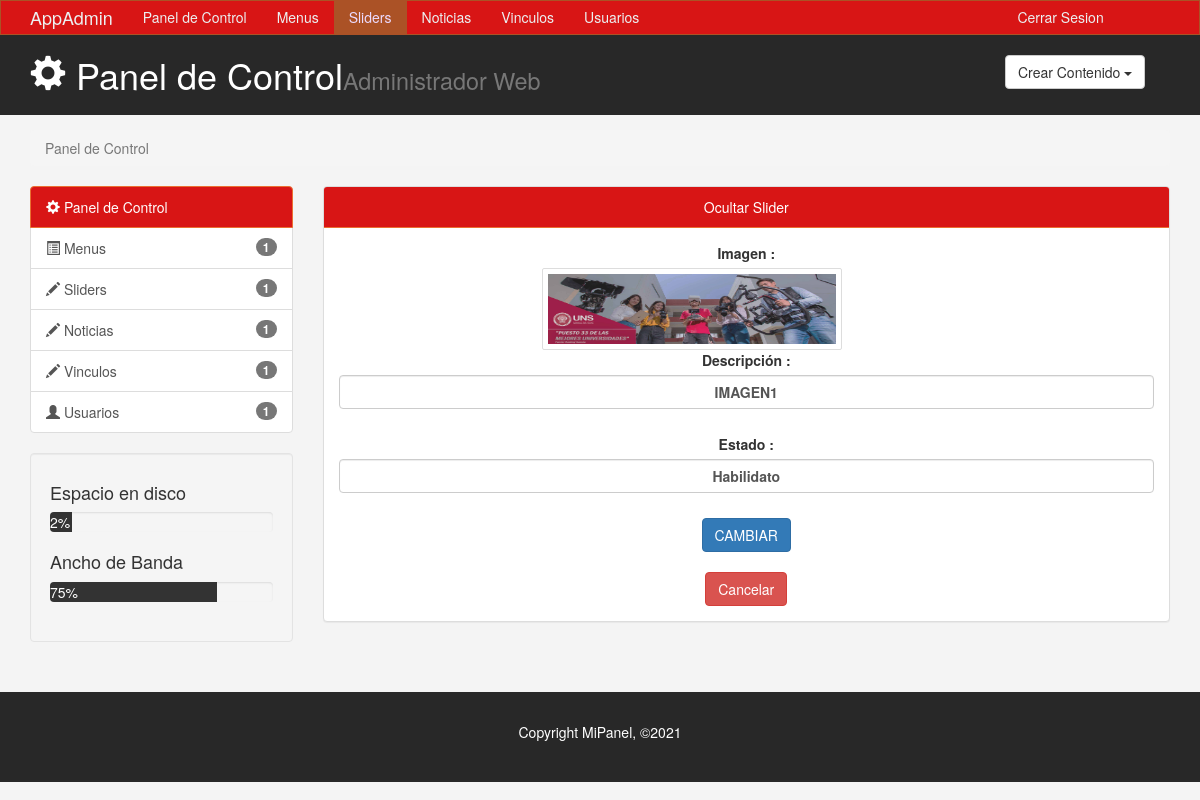
Screenshot of /admin3/verSlider.php?id=1 with the database file from the repository.
### tables this page shows
CREATE TABLE `sliders` (
  `id_slider` int(11) NOT NULL,
  `descripcion` varchar(100) DEFAULT NULL,
  `ruta_imagen` varchar(100) NOT NULL,
  `estado` int(11) NOT NULL
);

### admin3/verSlider.php (the view, shortened to what this page needs)
<!DOCTYPE html>
<html lang="es">
  <head>
    <link href="css/bootstrap.min.css" rel="stylesheet">
    <link rel="stylesheet" type="text/css" href="css/estilos.css">
     <link rel="stylesheet" type="text/css" href="js/select2/css/select2.css">
<link rel="stylesheet" type="text/css" href="js/alertifyjs/css/alertify.css">
    <link rel="stylesheet" type="text/css" href="js/alertifyjs/css/themes/default.css">
  </head>
  <body>
    <nav class="navbar navbar-default">
      <div class="container">
        <div class="navbar-header">
          <a class="navbar-brand" href="#">AppAdmin</a>
        </div>
        <div id="navbar" class="collapse navbar-collapse">
          <ul class="nav navbar-nav">
             <li><a href="index.html">Panel de Control</a></li>
            <li><a href="Menus.php">Menus</a></li>
            <li class="active"><a href="Slider.php">Sliders</a></li>
            <li><a href="Noticias.php">Noticias</a></li>
            <li><a href="Vinculos.php">Vinculos</a></li>
            <li><a href="usuarios.php">Usuarios</a></li>
            <li style="position: absolute;margin-left: 73%;"><a href="plogin.php">Cerrar Sesion</a></li>
          </ul>
        </div>
      </div>
    </nav>
<header id="header">
 <div class="container">
   <div class="row">
     <div class="col-md-10">
       <h1><span class="glyphicon glyphicon-cog"></span> Panel de Control<small>Administrador Web</small></h1>
     </div>
     <div class="col-md-2">
        <div class="dropdown crear">
            <button class="btn btn-default dropdown-toggle" type="button" id="dropdownMenu1" data-toggle="dropdown" aria-haspopup="true" aria-expanded="true">
              Crear Contenido
              <span class="caret"></span>
            </button>
      </div>
     </div>
   </div>
 </div>
</header>
<section id="breadcrumb">
  <div class="container">
    <ol class="breadcrumb">
      <li class="active">Panel de Control</li>
    </ol>
  </div>
</section>
<section id="main">
  <div class="container">
    <div class="row">
      <div class="col-md-3">
        <div class="list-group">
          <a href="#" class="list-group-item active color-principal">
            <span class="glyphicon glyphicon-cog"></span> Panel de Control
          </a>
          <a href="paginas.html" class="list-group-item"><span class="glyphicon glyphicon-list-alt"></span> Menus <span class="badge">1</span></a>
          <a href="entradas.html" class="list-group-item"><span class="glyphicon glyphicon-pencil"></span> <span class="badge">1</span> Sliders</a>
          <a href="entradas.html" class="list-group-item"><span class="glyphicon glyphicon-pencil"></span> <span class="badge">1</span> Noticias</a>
          <a href="entradas.html" class="list-group-item"><span class="glyphicon glyphicon-pencil"></span> <span class="badge">1</span> Vinculos</a>
          <a href="usuarios.html" class="list-group-item"><span class="glyphicon glyphicon-user"></span> <span class="badge">1</span> Usuarios</a>
        </div>
        <div class="well">
          <h4>Espacio en disco</h4>
          <div class="progress">
            <div class="barra-progreso" role="progressbar" aria-valuenow="60" aria-valuemin="0" aria-valuemax="100" style="width: 10%;"> 2%
            </div>
          </div>
          <h4>Ancho de Banda</h4>
          <div class="progress">
            <div class="barra-progreso" role="progressbar" aria-valuenow="75" aria-valuemin="0" aria-valuemax="100" style="width: 75%;"> 75%
            </div>
          </div>
        </div>
      </div>
            <?php
            include("contolador/conexion.php");
            $id=$_REQUEST['id'];
            $solicitud="SELECT * FROM sliders where id_slider='$id'";
            $resultado=mysqli_query($conexion,$solicitud);
            while ($fila = mysqli_fetch_row($resultado)) {
                ?>
     <div class="col-md-9 text-center">
      <div class="panel panel-default">
          <div class="panel-heading">Ocultar Slider</div>
          <div class="panel-body">
          <form action="modelo/ocultarSlider.php" method="post" enctype="multipart/form-data">
          <label>Imagen :</label><br>
          <div  class="form-group" id="preview" >
          <img src="<?php echo $fila[2] ?>"  width="120" height="70" />
          </div>
          <label>Descripción :</label><br>
          <label  class="form-control" name="descripcion" id="descripcion" rows="5" cols="50"><?php echo $fila[1] ?></label ><br>
          <label>Estado :</label><br>
          <label  class="form-control" name="descripcion" id="descripcion" rows="5" cols="50"><?php if ($fila[3] == 1){echo "Habilidato";}else{echo "Deshabilidato";} ?></label ><br>
          <button class="btn btn-primary" data-toggle="modal" data-target="#" onclick="" >CAMBIAR</button>
          </form>
          <br>
          <a class="btn btn-danger" href="Slider.php" >Cancelar</a> </td>
          </div>
        </div>
     </div>
    </div>
  </div>
  <?php
  }
  ?>
</section>
<footer id="footer">
  <p> Copyright MiPanel, &copy;2021</p>
</footer>
  </body>
</html>

### admin3/css/estilos.css (style rules this page uses)
body { background: #f4f4f4; }
.navbar { min-height: 33px; margin-bottom: 0; border-radius: 0; }
.navbar-nav > li > a , .navbar-brand { padding-top: 6px !important; padding-bottom: 0 !important; height: 33px; }
.navbar-default { background-color:#D81515;; border-color: #ab5226; }
.navbar-default .navbar-brand { color: #ecf0f1; }
.navbar-default .navbar-nav > li > a { color: #ecf0f1; }
.navbar-default .navbar-nav > .active > a, .navbar-default .navbar-nav > .active > a:hover, .navbar-default .navbar-nav > .active > a:focus { color: #ecdbff; background-color: #ab5226; }
.navbar-default .navbar-collapse, .navbar-default .navbar-form { border-color: #ecf0f1; }
#header { background: #282828; color: #fff; padding-bottom: 10px; margin-bottom: 15px; }
#header .crear { padding-top: 20px; }
.color-principal, .panel-default > .panel-heading { background-color: #D81515 !important; border-color: #eb6f31 !important; color: #ffffff !important; }
.barra-progreso { background: #333333; color: #ffffff; }
#footer { background:#282828; color:white; text-align: center; padding: 30px; margin-top: 30px; }
#preview { border:1px solid #ddd; padding:5px; border-radius:2px; background:#fff; max-width:300px; margin: 0px 25%; }
#preview img { width:100%;display:block; }

### rows the page displays
sliders: ruta_imagen (picture), descripcion "IMAGEN1", shows "Habilidato"
